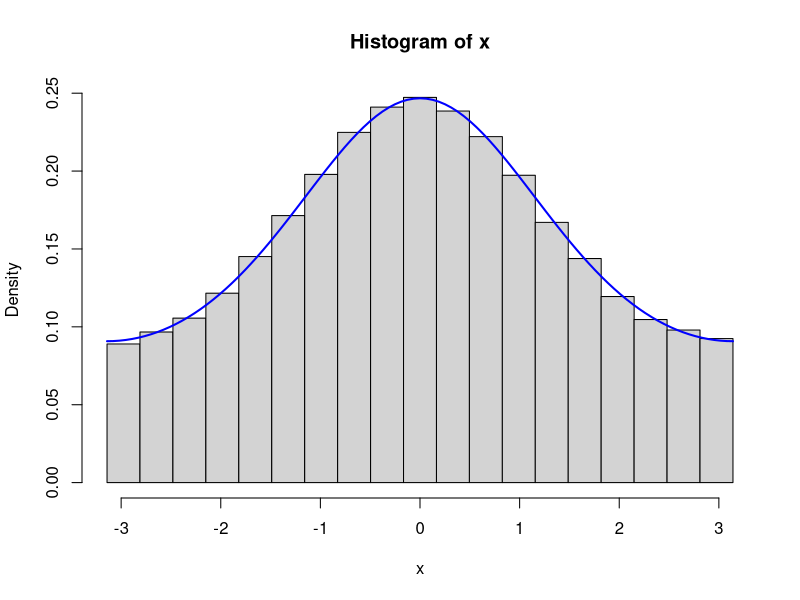
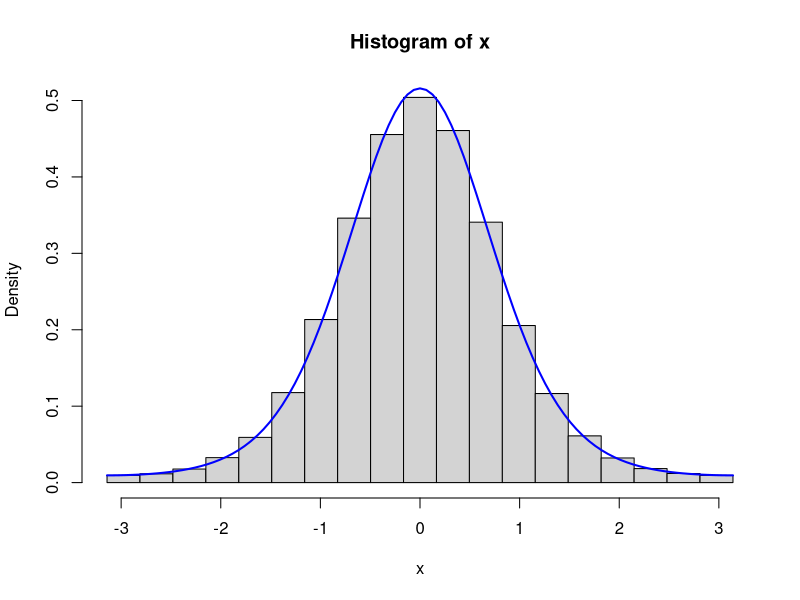

These charts were generated, in order, by the following R code: (Note: this script raises an error after producing the figures.)
## ---- chunk 1
set.seed(27112015)
oldseed <- head(.Random.seed, 10)
tmp <- runif(1)
tmp
## ---- chunk 2
oldseed
head(.Random.seed, 10)
c(tmp, runif(1))
set.seed(27112015)
head(.Random.seed, 10)
oldseed  ## Same as current .Random.seed
runif(1) ## Same as tmp
## ---- chunk 3
vMsim <- function(n, kappa) {
  y <- numeric(n)
  for(i in 1:n) {
    ratio <- 0 
    u <- 1
    while(u > ratio) {
      y0 <- runif(1, - pi, pi)
      ratio <- exp(kappa * (cos(y0) - 1))
      u <- runif(1)
    }
    y[i] <- y0
  }
  y
}
## ---- chunk 4
f <- function(x, k) exp(k * cos(x)) / (2 * pi * besselI(k, 0))
x <- vMsim(100000, 0.5)
hist(x, breaks = seq(-pi, pi, length.out = 20), prob = TRUE)
curve(f(x, 0.5), -pi, pi, col = "blue", lwd = 2, add = TRUE)
x <- vMsim(100000, 2)
hist(x, breaks = seq(-pi, pi, length.out = 20), prob = TRUE)
curve(f(x, 2), -pi, pi, col = "blue", lwd = 2, add = TRUE)
## ---- chunk 5
system.time(vMsim(100000, kappa = 5))
## ---- chunk 6
knitr::include_graphics("figures/vMsim-profile.png")
## ---- chunk 7
vMsim <- function(n, kappa, trace = FALSE) {
  m <- n  
  fact <- 1
  count <- 0
  j <- 1
  y <- numeric(n)
  y0 <- runif(m, - pi, pi)
  u <- runif(m)
  for(i in 1:n) {
    repeat {
      z <- y0[j]
      accept <- u[j] <= exp(kappa * (cos(z) - 1))
      j <- j + 1
      count <- count + 1
      if(j > m) {
        if(fact == 1) fact <- n / i
        m <- floor(fact * (n - i + 1))
        y0 <- runif(m, - pi, pi)
        u <- runif(m)
        j <- 1
      }
      if(accept) break
    }
    y[i] <- z
  }
  if(trace)
    cat("kappa =", kappa, ":", (count - n)/ count, "\n")  ## Rejection frequency
  y
}
## ---- chunk 8
system.time(vMsim(100000, kappa = 5))
## ---- chunk 9
x <- vMsim(100000, 0.5)
hist(x, breaks = seq(-pi, pi, length.out = 20), prob = TRUE)
curve(f(x, 0.5), -pi, pi, col = "blue", lwd = 2, add = TRUE)
x <- vMsim(100000, 2)
hist(x, breaks = seq(-pi, pi, length.out = 20), prob = TRUE)
curve(f(x, 2), -pi, pi, col = "blue", lwd = 2, add = TRUE)
## ---- chunk 10
## r >= 1 
tfun <- function(y, a) {
  b <- 1 / (3 * sqrt(a))
  (y > -1/b) * a * (1 + b * y)^3  ## 0 when y <= -1/b
}

qfun <- function(y, r) {
  a <- r - 1/3
  tval <- tfun(y, a)
  exp(a * log(tval / a) - tval + a)
}

gammasim <- function(n, r, trace = FALSE) {
  m <- n  
  fact <- 1
  count <- 0
  j <- 1
  y <- numeric(n)
  y0 <- rnorm(m)
  u <- runif(m)
  for(i in 1:n) {
    repeat {
      z <- y0[j]
      accept <- u[j] <= qfun(z, r) * exp(z^2/2)
      j <- j + 1
      count <- count + 1
      if(j > m) {
        if(fact == 1) fact <- n / i
        m <- floor(fact * (n - i + 1))
        y0 <- rnorm(m)
        u <- runif(m)
        j <- 1
      }
      if(accept) break
    }
    y[i] <- z
  }
  if(trace)
      cat("r =", r, ":", (count - n)/ count, "\n")  ## Rejection frequency
  tfun(y, r - 1/3)
}
## ---- chunk 11
y <- gammasim(1, 8)
system.time(y <- gammasim(100000, 8))
hist(y, freq = FALSE, ylim = c(0, 0.18), 
     main = "Simulated gamma distribution",
     xlab = "y")
curve(dgamma(x, 8), col = "blue", lwd = 2, add = TRUE)
## ---- chunk 12
system.time(y <- gammasim(100000, 1))
hist(y, freq = FALSE, ylim = c(0, 0.9), 
     main = "Simulated gamma distribution",
     xlab = "y")
curve(dgamma(x, 1), col = "blue", lwd = 2, add = TRUE)
## ---- chunk 13
y <- gammasim(100000, 16, trace = TRUE)
y <- gammasim(100000, 8, trace = TRUE)
y <- gammasim(100000, 4, trace = TRUE)
y <- gammasim(100000, 1, trace = TRUE)
## ---- chunk 14
par(mfcol = c(2, 2), mex = 0.7, cex = 0.6, font.main = 1)
curve(qfun(x, 1), - 3 * sqrt(1 - 1/3), 8, lwd = 1.5, 
      main = "Target and proposal densities, shape = 1", 
      col = "blue", ylab = "density", xlab = "y")
curve(exp(-x^2 / 2), add= TRUE, col = "red", lwd = 1.5)
curve(log(qfun(x, 2)), - 3 * sqrt(1 - 1/3), 8, lwd = 1.5, 
      col = "blue", ylab = "log-density", ylim = c(-20, 0), xlab = "y")
curve(-x^2 / 2, add= TRUE, col = "red", lwd = 1.5)
legend(-2.5, -4, c("q", "Gaussian"), 
       col = c("blue", "red"), 
       lwd = 1.5, 
       bty = "n", 
       y.intersp = 1.2)
curve(qfun(x, 8), - 3 * sqrt(8 - 1/3), 8, lwd = 1.5,
      main = "Target and proposal densities, shape = 8",
      col = "blue", ylab = "density", xlab = "y")
curve(exp(-x^2 / 2), add= TRUE, col = "red", lwd = 1.5)
curve(log(qfun(x, 8)), - 3 * sqrt(8 - 1/3), 8, lwd = 1.5, col = "blue", 
      ylab = "log-density", ylim = c(-20, 0), xlab = "y")
curve(-x^2 / 2, add= TRUE, col = "red", lwd = 1.5)
legend(-8.5, -1, c("q", "Gaussian"), 
       col = c("blue", "red"), 
       lwd = 1.5, 
       bty = "n", 
       y.intersp = 1.2)
## ---- chunk 15
Betasim <- function(n, x1, x2, alpha, beta) {
  lf <- function(x) (alpha - 1) * log(x) + (beta - 1) * log(1 - x) 
  lf_deriv <- function(x) (alpha - 1)/x - (beta - 1)/(1 - x)
  a1 <- lf_deriv(x1)
  a2 <- lf_deriv(x2)
  if(a1 == 0 || a2 == 0 || a1 - a2 == 0) 
    stop("\nThe implementation requires a_1 and a_2 different 
and both different from zero. Choose different values of x_1 and x_2.")
  b1 <- lf(x1) - a1 * x1
  b2 <- lf(x2) - a2 * x2
  z1 <- (b2 - b1) / (a1 - a2)
  Q1 <- exp(b1) * (exp(a1 * z1) - 1) / a1 
  c = Q1 + exp(b2) * (exp(a2 * 1) - exp(a2 * z1)) / a2

  m <- n  
  fact <- 1
  j <- 1
  y <- numeric(n)
  uy <- c * runif(m)
  u <- runif(m)
  for(i in 1:n) {
    repeat {
      u0 <- uy[j]
      if(u0 < Q1) {
        z <- log(a1 * exp(-b1) * u0 + 1) / a1
        ratio <- exp(lf(z) - a1 * z - b1)
      } else {
        z <- log(a2 * exp(-b2) * (u0 - Q1) + exp(a2 * z1)) / a2
        ratio <- exp(lf(z) - a2 * z - b2)
      }
      accept <- u[j] <= ratio
      j <- j + 1
      if(j > m) {
        if(fact == 1) fact <- n / i
        m <- floor(fact * (n - i + 1))
        uy <- c * runif(m)
        u <- runif(m)
        j <- 1
      }
      if(accept) break
    }
    y[i] <- z
  }
  y
}
## ---- chunk 16
par(mfrow = c(2, 2), mex = 0.7, cex = 0.6, font.main = 1)
envelope <- function(x, x1, x2, alpha, beta) {
  lf <- function(x) (alpha - 1) * log(x) + (beta - 1) * log(1 - x) 
  lf_deriv <- function(x) (alpha - 1)/x - (beta - 1)/(1 - x)
  a1 <- lf_deriv(x1)
  a2 <- lf_deriv(x2)
  b1 <- lf(x1) - a1 * x1
  b2 <- lf(x2) - a2 * x2
  z1 <- (b2 - b1) / (a1 - a2)
  ifelse(x < z1, exp(a1 * x + b1), exp(a2 * x + b2))
}
  
hist(Betasim(100000, x1 = 0.3, x2 = 0.7, alpha = 4, beta = 2), 
     prob = TRUE, main = "", ylim = c(0, 3))
curve(x^3 * (1 - x) / beta(4, 2), col = "blue", lwd = 2, add = TRUE)
curve(envelope(x, x1 = 0.3, x2 = 0.7, alpha = 4, beta = 2) / beta(4, 2), 
      col = "red", lwd = 2, add = TRUE, n = 400)

hist(Betasim(100000, x1 = 0.3, x2 = 0.7, alpha = 1.8, beta = 2.4), 
     prob = TRUE, main = "", ylim = c(0, 3))
curve(x^0.8 * (1 - x)^1.4 / beta(1.8, 2.4), col = "blue", lwd = 2, add = TRUE)
curve(envelope(x, x1 = 0.3, x2 = 0.7, alpha = 1.8, beta = 2.4) / beta(1.8, 2.4), 
      col = "red", lwd = 2, add = TRUE, n = 400)

hist(Betasim(100000, x1 = 0.2, x2 = 0.5, alpha = 4, beta = 2), 
     prob = TRUE, main = "", ylim = c(0, 3))
curve(x^3 * (1 - x) / beta(4, 2), col = "blue", lwd = 2, add = TRUE)
curve(envelope(x, x1 = 0.2, x2 = 0.5, alpha = 4, beta = 2) / beta(4, 2), 
      col = "red", lwd = 2, add = TRUE, n = 400)

hist(Betasim(100000, x1 = 0.2, x2 = 0.5, alpha = 1.8, beta = 2.4), 
     prob = TRUE, main = "", ylim = c(0, 3))
curve(x^0.8 * (1 - x)^1.4 / beta(1.8, 2.4), col = "blue", lwd = 2, add = TRUE)
curve(envelope(x, x1 = 0.2, x2 = 0.5, alpha = 1.8, beta = 2.4) / beta(1.8, 2.4), 
      col = "red", lwd = 2, add = TRUE, n = 400)
## ---- chunk 17
Betasim(1, x1 = 0.25, x2 = 0.75, alpha = 4, beta = 2)  
Betasim(1, x1 = 0.2, x2 = 0.75, alpha = 4, beta = 2)   
Betasim(1, x1 = 0.2, x2 = 0.8, alpha = 4, beta = 2)    
## ---- chunk 18
y <- vMsim(10000, 0.1, trace = TRUE)
y <- vMsim(10000, 0.5, trace = TRUE)
y <- vMsim(10000, 2, trace = TRUE)
y <- vMsim(10000, 5, trace = TRUE)
## ---- chunk 19
vMsim_adapt <- function(n, x1, x2, kappa, trace = FALSE) {
  lf <- function(x) kappa * cos(x) 
  lf_deriv <- function(x) - kappa * sin(x)
  a1 <- 2 * kappa / pi
  a2 <- lf_deriv(x1)
  a3 <- lf_deriv(x2)
  a4 <- - a1
  
  b1 <- kappa
  b2 <- lf(x1) - a2 * x1
  b3 <- lf(x2) - a3 * x2
  b4 <- kappa
  
  z0 <- -pi
  z1 <- -pi/2
  z2 <- (b3 - b2) / (a2 - a3)
  z3 <- pi/2
  z4 <- pi
  
  Q1 <- exp(b1) * (exp(a1 * z1) - exp(a1 * z0)) / a1 
  Q2 <- Q1 + exp(b2) * (exp(a2 * z2) - exp(a2 * z1)) / a2
  Q3 <- Q2 + exp(b3) * (exp(a3 * z3) - exp(a3 * z2)) / a3
  c = Q3 + exp(b4) * (exp(a4 * z4) - exp(a4 * z3)) / a4
  
  m <- n  
  fact <- 1
  j <- 1
  count <- 0
  y <- numeric(n)
  uy <- c * runif(m)
  u <- runif(m)
  for(i in 1:n) {
    repeat {
      u0 <- uy[j]
      if(u0 < Q1) {
        z <- log(a1 * exp(-b1) * u0 + exp(a1 * z0)) / a1
        ratio <- exp(lf(z) - a1 * z - b1)
      } else if(u0 < Q2) {
        z <- log(a2 * exp(-b2) * (u0 - Q1) + exp(a2 * z1)) / a2
        ratio <- exp(lf(z) - a2 * z - b2)
      } else if(u0 < Q3) {
        z <- log(a3 * exp(-b3) * (u0 - Q2) + exp(a3 * z2)) / a3
        ratio <- exp(lf(z) - a3 * z - b3)
      } else {
        z <- log(a4 * exp(-b4) * (u0 - Q3) + exp(a4 * z3)) / a4
        ratio <- exp(lf(z) - a4 * z - b4)
      }
      accept <- u[j] <= ratio
      j <- j + 1
      count <- count + 1
      if(j > m) {
        if(fact == 1) fact <- n / i
        m <- floor(fact * (n - i + 1))
        uy <- c * runif(m)
        u <- runif(m)
        j <- 1
      }
      if(accept) break
    }
    y[i] <- z
  }
  if(trace)
    cat("kappa =", kappa, ", x1 =", x1, ", x2 =", x2, ":", (count - n) / count, "\n")  
  y
}
## ---- chunk 20
par(mfrow = c(2, 2), mex = 0.7, cex = 0.6, font.main = 1)
envelope <- function(x, x1, x2, kappa) {
  lf <- function(x) kappa * cos(x) 
  lf_deriv <- function(x) - kappa * sin(x)
  a1 <- 2 * kappa / pi
  a2 <- lf_deriv(x1)
  a3 <- lf_deriv(x2)
  a4 <- - a1
  
  b1 <- kappa
  b2 <- lf(x1) - a2 * x1
  b3 <- lf(x2) - a3 * x2
  b4 <- kappa
  
  z0 <- -pi
  z1 <- -pi/2
  z2 <- (b3 - b2) / (a2 - a3)
  z3 <- pi/2
  z4 <- pi
  
  env <- numeric(length(x))
  i1 <- x < z1
  i2 <- x >= z1 & x < z2
  i3 <- x >= z2 & x < z3
  i4 <- x >= z3 
  
  env[i1] <- exp(a1 * x[i1] + b1)
  env[i2] <- exp(a2 * x[i2] + b2)
  env[i3] <- exp(a3 * x[i3] + b3)
  env[i4] <- exp(a4 * x[i4] + b4)
  
  env
}

y <- vMsim_adapt(100000, -0.4, 0.4, 5)
hist(y, breaks = seq(-pi, pi, length.out = 30), prob = TRUE, 
     main = expression(paste(kappa == 5, ", ", x[1] == -0.4, ", ", x[2] == 0.4)), ylim = c(0, 1.5))
curve(f(x, 5), -pi, pi, col = "blue", lwd = 2, add = TRUE, n = )
curve(envelope(x, -0.4, 0.4, 5) / (2 * pi * besselI(5, 0)), -pi, pi, col = "red", 
      lwd = 2, add = TRUE, n = 400)

y <- vMsim_adapt(100000, -1, 1, 2)
hist(y, breaks = seq(-pi, pi, length.out = 30), prob = TRUE,
     main = expression(paste(kappa == 2, ", ", x[1] == -1, ", ", x[2] == 1)), ylim = c(0, 1.5))
curve(f(x, 2), -pi, pi, col = "blue", lwd = 2, add = TRUE)
curve(envelope(x, -1, 1, 2) / (2 * pi * besselI(2, 0)), -pi, pi, col = "red", 
      lwd = 2, add = TRUE, n = 400)

y <- vMsim_adapt(100000, -0.1, 0.1, 5)
hist(y, breaks = seq(-pi, pi, length.out = 30), prob = TRUE, 
     main = expression(paste(kappa == 5, ", ", x[1] == -0.1, ", ", x[2] == 0.1)), ylim = c(0, 1.5))
curve(f(x, 5), -pi, pi, col = "blue", lwd = 2, add = TRUE, n = )
curve(envelope(x, -0.1, 0.1, 5) / (2 * pi * besselI(5, 0)), -pi, pi, col = "red", 
      lwd = 2, add = TRUE, n = 400)

y <- vMsim_adapt(100000, -0.4, 0.4, 2)
hist(y, breaks = seq(-pi, pi, length.out = 30), prob = TRUE,
     main = expression(paste(kappa == 2, ", ", x[1] == -0.4, ", ", x[2] == 0.4)), ylim = c(0, 1.5))
curve(f(x, 2), -pi, pi, col = "blue", lwd = 2, add = TRUE)
curve(envelope(x, -0.4, 0.4, 2) / (2 * pi * besselI(2, 0)), -pi, pi, col = "red", 
      lwd = 2, add = TRUE, n = 400)
## ---- chunk 21
y <- vMsim_adapt(100000, -0.4, 0.4, 5, trace = TRUE)
y <- vMsim_adapt(100000, -1, 1, 2, trace = TRUE)
y <- vMsim_adapt(100000, -0.1, 0.1, 5, trace = TRUE)
y <- vMsim_adapt(100000, -0.4, 0.4, 2, trace = TRUE)
## ---- chunk 22
old_options <- options(digits = 2)
microbenchmark(vMsim_adapt(100, -1, 1, 5),
               vMsim_adapt(100, -0.4, 0.4, 5),
               vMsim_adapt(100, -0.2, 0.2, 5),
               vMsim_adapt(100, -0.1, 0.1, 5),
               vMsim(100, 5)
               )
options(digits = old_options$digits)

